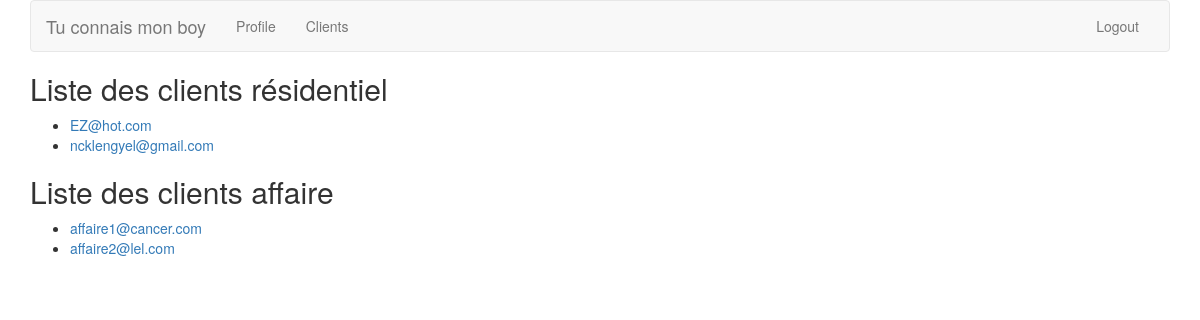
The app's page /account/client-list/ (signed in) with its own data.
### accounts/models.py (models this page shows, shortened)
class ClientResidentiel(models.Model):
    first_name = models.CharField(max_length=100, default='')
    last_name = models.CharField(max_length=100, default='')
    email = models.CharField(max_length=100, default='')

class ClientAffaire(models.Model):
    first_name = models.CharField(max_length=100, default='')
    last_name = models.CharField(max_length=100, default='')
    email = models.CharField(max_length=100, default='')

### accounts/views.py (the view)
@login_required
def client_list(request):
    print(request.user.username)
    print(request.user.has_perm('accounts.view_all_clients'))
    if request.user.has_perm('accounts.view_all_clients') or request.user.is_superuser:
        client_list_res = ClientResidentiel.objects.order_by('email')
        client_list_aff = ClientAffaire.objects.order_by('email')
        args = {'client_list_res': client_list_res, 'client_list_aff': client_list_aff }
        return render(request, 'accounts/client_list.html', args)
    else:
        client_list_aff = ClientAffaire.objects.order_by('email')
        args = {'client_list_aff': client_list_aff }
        return render(request, 'accounts/client_list.html', args)

### accounts/templates/accounts/client_list.html (shortened to what this page needs)
{% extends 'base.html' %}
{% block body %}
{% if client_list_res and client_list_aff %}
<h2>Liste des clients résidentiel</h2>
<ul>
  {% for client in client_list_res %}
  <li><a href="/admin/accounts/clientresidentiel/{{client.id}}">{{client.email}}</a></li>
  {% endfor %}
</ul>
<h2>Liste des clients affaire</h2>
<ul>
  {% for client in client_list_aff %}
  <li><a href="/admin/accounts/clientaffaire/{{client.id}}">{{client.email}}</a></li>
  {% endfor %}
</ul>
{% endif %}
{% endblock %}

### records on screen
ClientResidentiel: email "EZ@hot.com"
ClientResidentiel: email "ncklengyel@gmail.com"
ClientAffaire: email "affaire1@cancer.com"
ClientAffaire: email "affaire2@lel.com"
